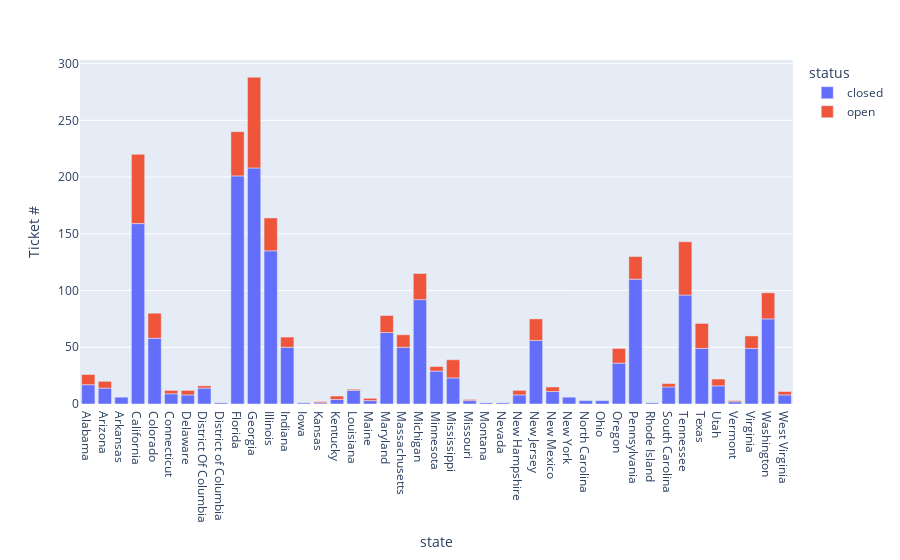

The notebook cell this image was saved under:
### Code cell
#width = 0.45
#fig = plt.figure()
#ax = fig.add_axes([1,1,1,1])
#ax.bar(dfgrp3.state, dfgrp3.status=='Open', width, color='r')
#ax.bar(dfgrp3.state, dfgrp3.status=='closed', width,bottom=dfgrp3.status=='Open', color='b')
#ax.set_ylabel('Customer Complaint')
#ax.set_title('state wise status of complaints')
#ax.set_xticks(dfgrp3.state)
#ax.set_yticks(dfgrp3['Ticket #'])
#ax.legend(labels=['Open', 'Closed'])
#plt.show()
fig = px.bar(dfgrp3,x=dfgrp3.state, y=dfgrp3['Ticket #'],color=dfgrp3.status) 
fig.show()
#  Georgia State has the maximum complaints

### Figure 1 — Plotly figure (JSON) as saved in the notebook; plotly's stock layout.template omitted (floating-point values rounded to 4 significant figures)
{"data": [{"alignmentgroup": "True", "hovertemplate": "status=closed<br>state=%{x}<br>Ticket #=%{y}<extra></extra>", "legendgroup": "closed", "marker": {"color": "#636efa"}, "name": "closed", "offsetgroup": "closed", "orientation": "v", "showlegend": true, "textposition": "auto", "type": "bar", "x": ["Alabama", "Arizona", "Arkansas", "California", "Colorado", "Connecticut", "Delaware", "District Of Columbia", "District of Columbia", "Florida", "Georgia", "Illinois", "Indiana", "Iowa", "Kansas", "Kentucky", "Louisiana", "Maine", "Maryland", "Massachusetts", "Michigan", "Minnesota", "Mississippi", "Missouri", "Montana", "Nevada", "New Hampshire", "New Jersey", "New Mexico", "New York", "North Carolina", "Ohio", "Oregon", "Pennsylvania", "Rhode Island", "South Carolina", "Tennessee", "Texas", "Utah", "Vermont", "Virginia", "Washington", "West Virginia"], "xaxis": "x", "y": [17, 14, 6, 159, 58, 9, 8, 14, 1, 201, 208, 135, 50, 1, 1, 4, 12, 3, 63, 50, 92, 29, 23, 3, 1, 1, 8, 56, 11, 6, 3, 3, 36, 110, 1, 15, 96, 49, 16, 2, 49, 75, 8], "yaxis": "y"}, {"alignmentgroup": "True", "hovertemplate": "status=open<br>state=%{x}<br>Ticket #=%{y}<extra></extra>", "legendgroup": "open", "marker": {"color": "#EF553B"}, "name": "open", "offsetgroup": "open", "orientation": "v", "showlegend": true, "textposition": "auto", "type": "bar", "x": ["Alabama", "Arizona", "California", "Colorado", "Connecticut", "Delaware", "District Of Columbia", "Florida", "Georgia", "Illinois", "Indiana", "Kansas", "Kentucky", "Louisiana", "Maine", "Maryland", "Massachusetts", "Michigan", "Minnesota", "Mississippi", "Missouri", "New Hampshire", "New Jersey", "New Mexico", "Oregon", "Pennsylvania", "South Carolina", "Tennessee", "Texas", "Utah", "Vermont", "Virginia", "Washington", "West Virginia"], "xaxis": "x", "y": [9, 6, 61, 22, 3, 4, 2, 39, 80, 29, 9, 1, 3, 1, 2, 15, 11, 23, 4, 16, 1, 4, 19, 4, 13, 20, 3, 47, 22, 6, 1, 11, 23, 3], "yaxis": "y"}], "layout": {"barmode": "relative", "legend": {"title": {"text": "status"}, "tracegroupgap": 0}, "margin": {"t": 60}, "xaxis": {"anchor": "y", "domain": [0, 1], "title": {"text": "state"}}, "yaxis": {"anchor": "x", "domain": [0, 1], "title": {"text": "Ticket #"}}}}
